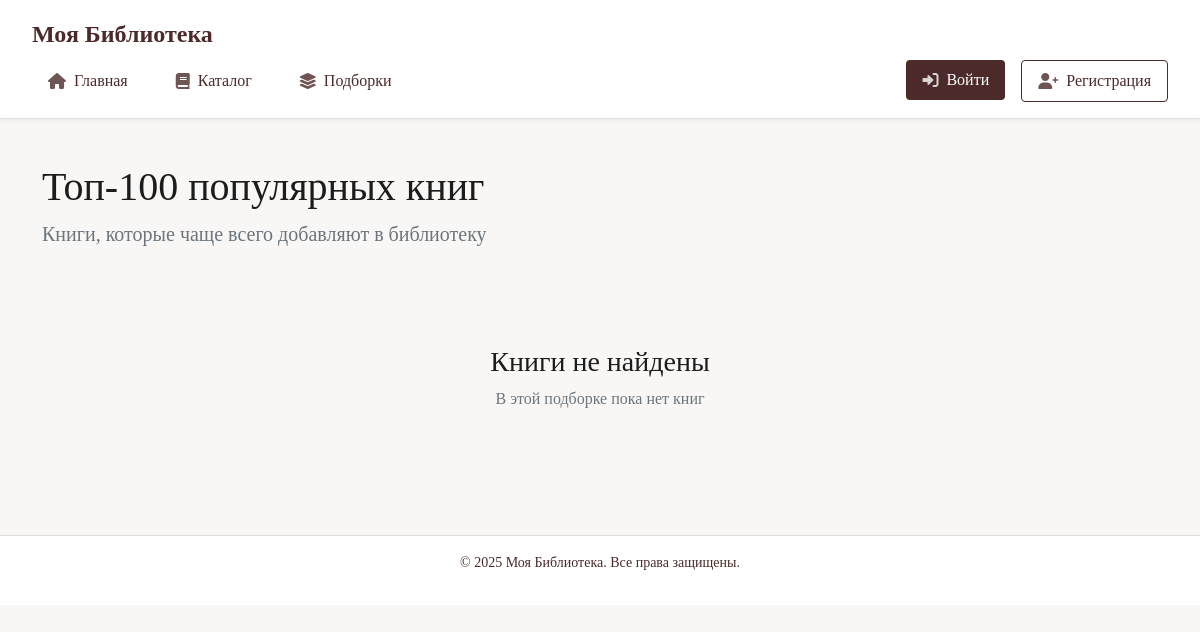
Before: /books/collections/popular/ with the older database file.
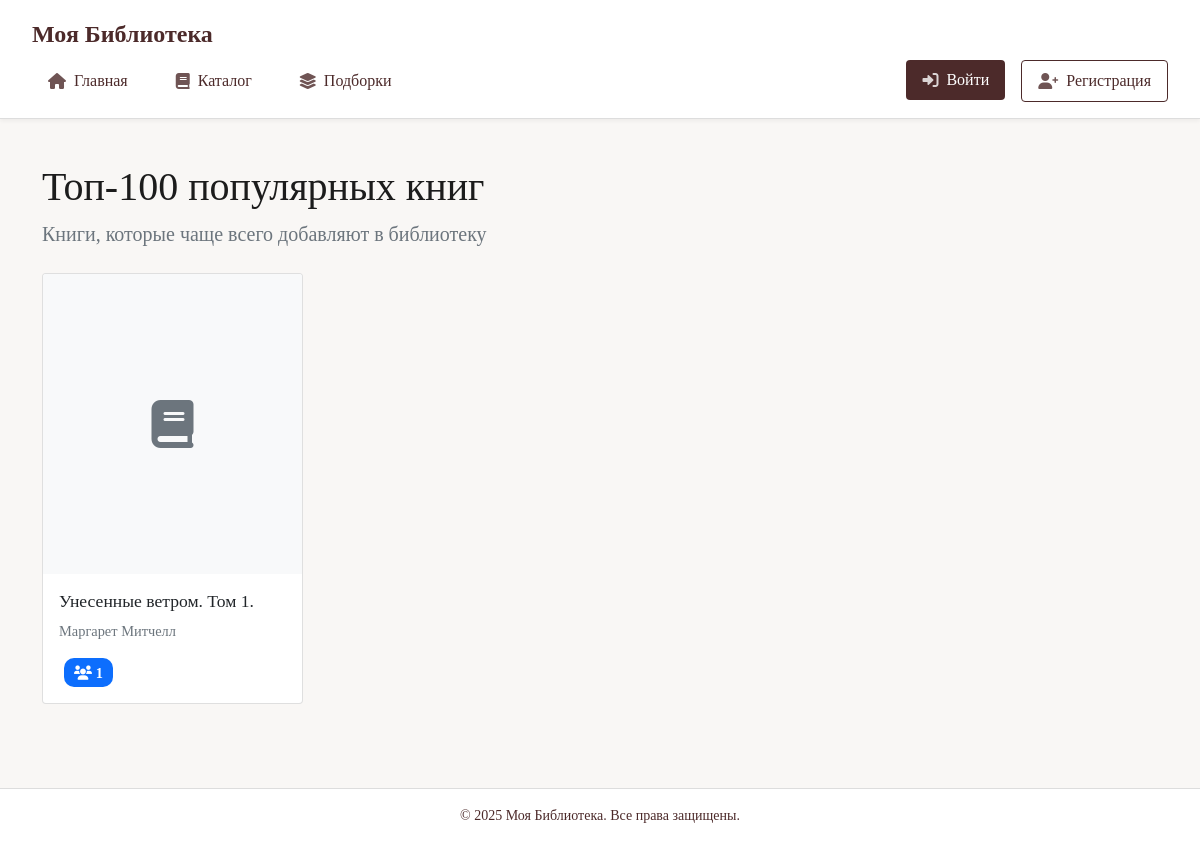
After: the same page with the newer database file.
### books/models.py (models this page shows, shortened)
class Book(models.Model):
    GENRE_CHOICES = [
        ("fantasy", "Фэнтези"),
        ("sci_fi", "Фантастика"),
        ("thriller_horror", "Триллеры и хорроры"),
        ("detective", "Детективы"),
        ("romance", "Романтика"),
        ("classic", "Классика"),
        ("prose", "Проза"),
        ("history", "История"),
        ("biography", "Биографии и мемуары"),
        ("psychology", "Психология"),
        ("self_help", "Саморазвитие"),
        ("business", "Бизнес"),
        ("health", "Здоровье"),
        ("young_adult", "Young Adult"),
        ("non_fiction", "Нон-фикшн"),
        ("comics", "Комиксы и графические романы"),
        ("children", "Детям"),
        ("audio", "Аудиокнига"),
        ("drama", "Драма"),
        ("other", "Другое")
    ]
    title = models.CharField(
        max_length=255,
        verbose_name='Название',
        help_text='Обязательное поле. Введите название книги.'
    )
    authors = models.ManyToManyField(
        Author,
        related_name='books',
        verbose_name='Авторы',
        help_text='Обязательное поле. Выберите одного или нескольких авторов.'
    )
    pages = models.PositiveIntegerField(
        verbose_name='Количество страниц',
        help_text='Обязательное поле. Укажите общее количество страниц в книге.',
        default=1  # Значение по умолчанию
    )
    description = models.TextField(
        verbose_name='Описание',
        blank=True,
        help_text='Добавьте описание книги.'
    )
    cover = models.ImageField(
        upload_to='book_covers/',
        null=True,
        blank=True,
        verbose_name='Обложка'
    )
    published_date = models.DateField(
        null=True,
        blank=True,
        verbose_name='Дата публикации'
    )
    genre = models.CharField(
        max_length=50,
        choices=GENRE_CHOICES,
        default='other',
        verbose_name='Жанр'
    )
    world_rating = models.FloatField(
        null=True,
        blank=True,
        verbose_name='Мировой рейтинг'
    )
    site_rating = models.FloatField(
        default=0,
        verbose_name='Рейтинг на сайте'
    )
    isbn = models.CharField(
        max_length=13,
        blank=True,
        null=True,
        verbose_name='ISBN',
        help_text='Международный стандартный книжный номер'
    )
    online_sources = models.JSONField(
        default=dict,
        blank=True,
        verbose_name='Ссылки для чтения',
        help_text='Укажите ссылки на сайты, где можно прочитать книгу онлайн'
    )
    book_id = models.CharField(
        max_length=100,
        unique=True,
        blank=True,
        null=True,
        verbose_name="Внешний ID книги"
    )
    openlibrary_id = models.CharField(
        max_length=100,
        blank=True,
        verbose_name="ID в OpenLibrary"
    )
    is_approved = models.BooleanField(
        default=False,
        verbose_name='Одобрено модератором'
    )
    created_at = models.DateTimeField(
        auto_now_add=True,
        verbose_name='Дата добавления'
    )
    updated_at = models.DateTimeField(
        auto_now=True,
        verbose_name='Дата обновления'
    )
    submitted_by = models.ForeignKey(
        User,
        on_delete=models.SET_NULL,
        null=True,
        related_name='submitted_books',
        verbose_name='Добавил'
    )
    moderation_comment = models.TextField(
        blank=True,
        null=True,
        verbose_name='Комментарий для модератора'
    )
    rejection_reason = models.TextField(
        blank=True,
        null=True,
        verbose_name='Причина отклонения'
    )
    class Meta:
        verbose_name = 'Книга'
        verbose_name_plural = 'Книги'
        ordering = ['-created_at']

class Author(models.Model):
    name = models.CharField(max_length=255, verbose_name="Имя автора")
    birthday = models.DateField(blank=True, null=True, verbose_name="День рождения")
    die = models.DateField(blank=True, null=True, verbose_name="Дата смерти")
    century = models.PositiveIntegerField(verbose_name="Век")
    country = models.CharField(max_length=255, verbose_name="Страна")
    bio = models.TextField(blank=True, null=True, verbose_name="Биография")
    wiki_url = models.URLField(max_length=500, blank=True, null=True, verbose_name="Ссылка на Wikipedia")

### books/views.py (the view)
# urls.py: path('collections/popular/', views.popular_books, name='popular_books'),
def popular_books(request):
    books = Book.objects.filter(
        is_approved=True
    ).annotate(
        readers_count=Count('user_relations', distinct=True)
    ).filter(
        readers_count__gte=1  # Минимум 1 читатель
    ).order_by('-readers_count')[:100]
    context = {
        'books': books,
        'title': 'Топ-100 популярных книг',
        'description': 'Книги, которые чаще всего добавляют в библиотеку'
    }
    return render(request, 'books/collections/books_list.html', context)

### main_admin/context_processors.py (called while the page is built, shortened)
def site_settings(request):
    if not request.path.startswith('/admin/'):
        return {}

### books/templates/books/collections/books_list.html (shortened to what this page needs)
{% extends 'base.html' %}
{% block content %}
<div class="container mt-4">
    <h1>{{ title }}</h1>
    <p class="lead text-muted mb-4">{{ description }}</p>
    {% if books %}
        <div class="row">
            {% for book in books %}
                <div class="col-md-3 mb-4">
                    <div class="card h-100">
                        {% if book.cover %}
                            <img src="{{ book.cover.url }}" class="card-img-top" alt="{{ book.title }}" style="height: 300px; object-fit: cover;">
                        {% else %}
                            <div class="card-img-top bg-light d-flex align-items-center justify-content-center" style="height: 300px;">
                                <i class="fas fa-book fa-3x text-muted"></i>
                            </div>
                        {% endif %}
                        <div class="card-body">
                            <h5 class="card-title">
                                <a href="{% url 'books:detail' book.id %}" class="text-decoration-none text-dark">
                                    {{ book.title }}
                                </a>
                            </h5>
                            <p class="card-text">
                                {% for author in book.authors.all %}
                                    <a href="{% url 'books:author_detail' author.id %}" class="text-muted text-decoration-none">
                                        {{ author.name }}
                                    </a>{% if not forloop.last %}, {% endif %}
                                {% endfor %}
                            </p>
                            <div class="d-flex justify-content-between align-items-center">
                                {% if book.readers_count %}
                                    <span class="badge bg-primary">
                                        <i class="fas fa-users"></i> {{ book.readers_count }}
                                    </span>
                                {% endif %}
                            </div>
                        </div>
                    </div>
                </div>
            {% endfor %}
        </div>
    {% else %}
        <div class="text-center py-5">
            <h3>Книги не найдены</h3>
            <p class="text-muted">В этой подборке пока нет книг</p>
        </div>
    {% endif %}
</div>
{% endblock %}

Changed rows visible on the page:
now on this page (row edited): Book: title "Унесенные ветром. Том 1.", readers_count "1"
now on this page (row unchanged): Author: name "Маргарет Митчелл"
Other visible differences:
text no longer shown: "Книги не найдены В этой подборке пока нет книг"
